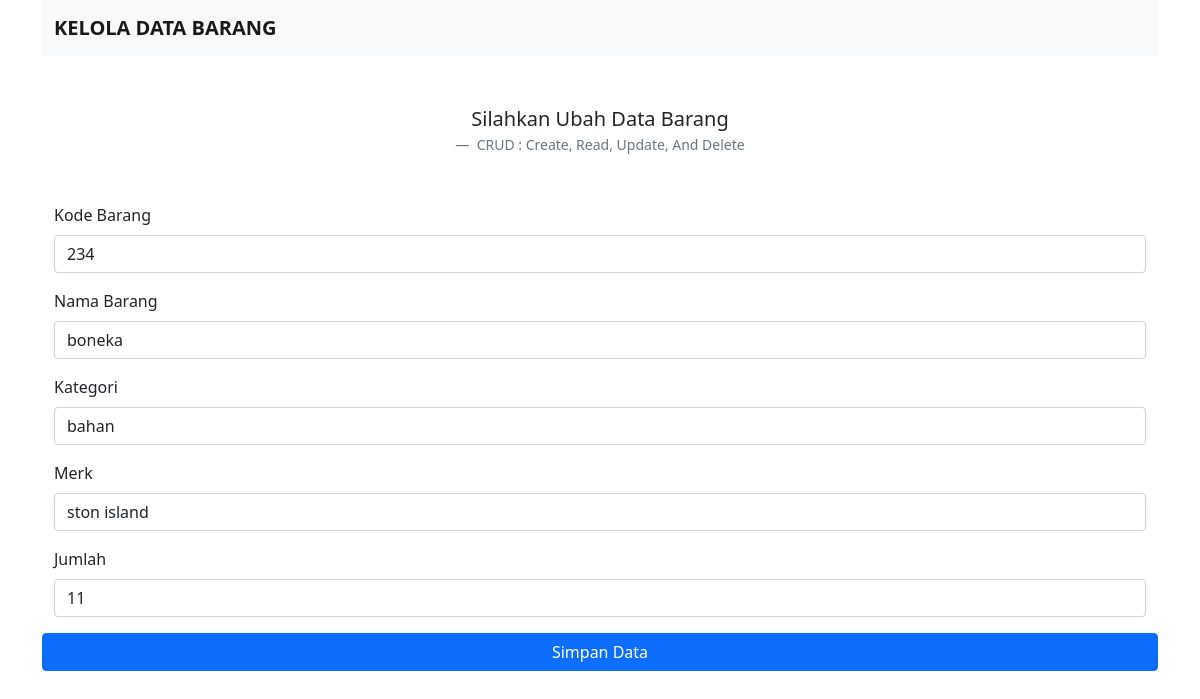
The page /edit.php?id=3 on the database its author committed.
### tables this page shows
CREATE TABLE `barang` (
  `id` int(11) NOT NULL,
  `kode_brg` varchar(225) NOT NULL,
  `nama_brg` varchar(225) NOT NULL,
  `kategori` varchar(225) NOT NULL,
  `merk` varchar(225) NOT NULL,
  `jumlah` int(225) NOT NULL
);

### cek_barang.php (called while the page is built, shortened)
<?php
$konek=mysqli_connect("localhost","root","","sts_ilham");
function editdata($tablename, $id)
{
    global $konek;
    $sql = mysqli_query($konek, "SELECT * FROM $tablename WHERE id = '$id'");
    return $sql;
}

### edit.php (the view, shortened to what this page needs)
<?php
include_once("cek_barang.php");
$sql = editData("barang", $_GET['id']);
?>
<!doctype html>
<html lang="en">
<head>
    <link href="https://cdn.jsdelivr.net/npm/bootstrap@5.0.2/dist/css/bootstrap.min.css" rel="stylesheet"
>
</head>
<body>
    <div class="container">
        <nav class="navbar navbar-expand-lg navbar-light bg-light">
            <div class="container-fluid ">
                <a class="navbar-brand" href="Home" style="padding-start: 100px;"><strong>KELOLA DATA
                        BARANG</strong></a>
            </div>
        </nav>
        <figure class="text-center mt-5">
            <blockquote class="blockquote">
                <p>Silahkan Ubah Data Barang</p>
            </blockquote>
            <figcaption class="blockquote-footer">
                CRUD : Create, Read, Update, And Delete <cite title="Source Title"></cite>
            </figcaption>
        </figure>
        <div class="container mt-5">
            <form action="barang.php" method="post">
                <?php
            while ($data = mysqli_fetch_array($sql)) {
                ?>
                <div class="mb-3">
                    <label for="kode_brg" class="form-label">Kode Barang</label>
                    <input type="text" class="form-control" id="kode_brg" name="kode_brg"  value="<?php echo $data['kode_brg']; ?>">
                </div>
                <div class="mb-3">
                    <label for="nama_brg" class="form-label">Nama Barang</label>
                    <input type="text" class="form-control" id="nama_brg" name="nama_brg"  value="<?php echo $data['nama_brg']; ?>">
                </div>
                <div class="mb-3">
                    <label for="kategori" class="form-label">Kategori</label>
                    <input type="text" class="form-control" id="kategori" name="kategori" value="<?php echo $data['kategori']; ?>">
                </div>
                <div class="mb-3">
                    <label for="merk" class="form-label">Merk</label>
                    <input type="text" class="form-control" id="merk" name="merk"  value="<?php echo $data['merk']; ?>">
                </div>
                <div class="mb-3">
                    <label for="jumlah" class="form-label">Jumlah</label>
                    <input type="number" class="form-control" id="jumlah" name="jumlah"  value="<?php echo $data['jumlah']; ?>">
                </div>
                <div class="mb-3 row">
                <button type='submit' name="submit" class='btn btn-primary'>Simpan Data</button>
            </form>
            <?php } ?>
        </div>
</html>
</body>
</html>

### rows shown on the page
barang: kode_brg "234", nama_brg "boneka", kategori "bahan", merk "ston island", jumlah "11"
